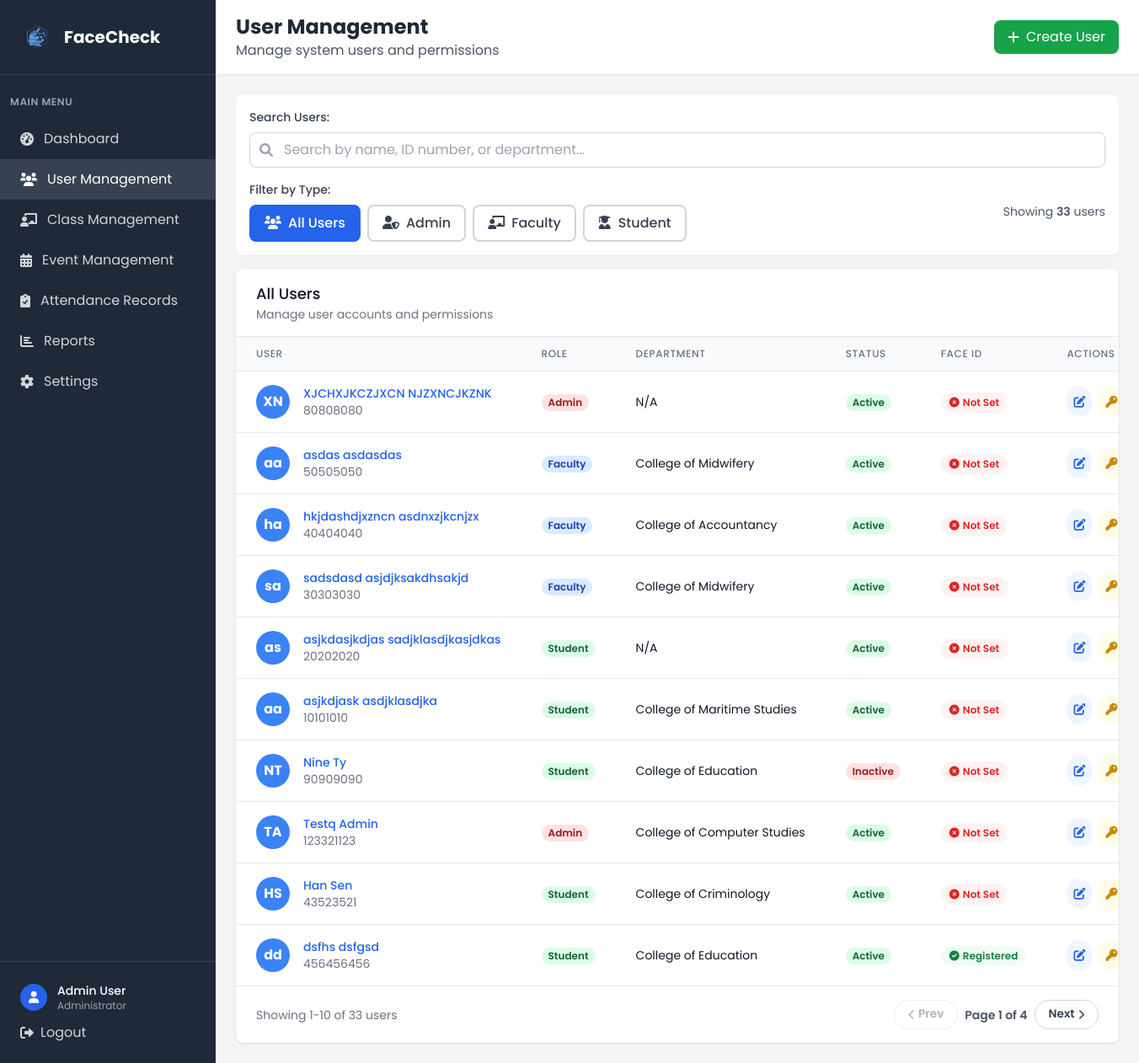
Before: /admin/users (signed in) with the older database file.
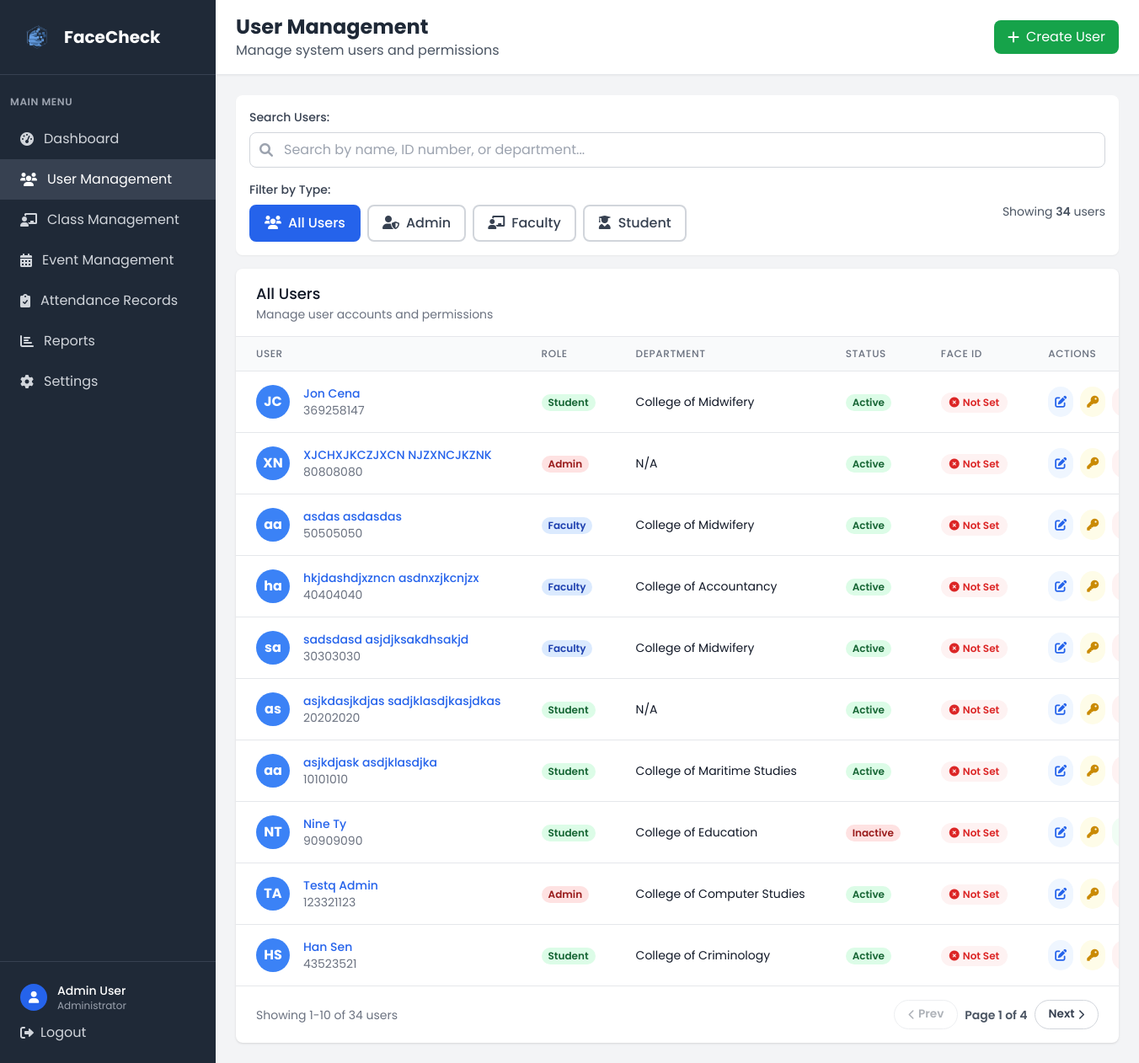
After: the same page with the newer database file.
### tables this page shows
CREATE TABLE user (
            user_id INTEGER PRIMARY KEY AUTOINCREMENT,
            idno VARCHAR(20) NOT NULL UNIQUE,
            firstname VARCHAR(50) NOT NULL,
            lastname VARCHAR(50) NOT NULL,
            role VARCHAR(10) NOT NULL CHECK (role IN ('admin', 'faculty', 'student')),
            password VARCHAR(255) NOT NULL,
            created_at DATETIME DEFAULT CURRENT_TIMESTAMP,
            is_active BOOLEAN DEFAULT 1,
            dept_id INTEGER,
            FOREIGN KEY (dept_id) REFERENCES department(dept_id)
        );

CREATE TABLE department (
            dept_id INTEGER PRIMARY KEY AUTOINCREMENT,
            dept_name VARCHAR(50) NOT NULL
        );

CREATE TABLE student (
            student_id INTEGER PRIMARY KEY AUTOINCREMENT,
            year_level VARCHAR(20) NOT NULL,
            attendance_image VARCHAR(255),
            course_id INTEGER,
            user_id INTEGER NOT NULL, profile_picture VARCHAR(255),
            FOREIGN KEY (course_id) REFERENCES course(course_id),
            FOREIGN KEY (user_id) REFERENCES user(user_id)
        );

### app.py (the view)
@app.route('/admin/users')
def admin_users():
    if 'user_id' not in session or session['role'] != 'admin':
        return redirect(url_for('login'))
    conn = get_db_connection()
    try:
        conn.execute('ALTER TABLE faculty ADD COLUMN profile_picture VARCHAR(255)')
        conn.commit()
    except:
        pass  # Column already exists
    users = conn.execute('''
        SELECT u.*,
               d.dept_name,
               s.profile_picture AS student_profile_picture,
               f.profile_picture AS faculty_profile_picture,
               COALESCE(s.profile_picture, f.profile_picture) AS profile_picture,
               s.attendance_image AS student_attendance_image,
               f.attendance_image AS faculty_attendance_image,
               CASE WHEN s.student_id IS NOT NULL THEN 'Student'
                    WHEN f.faculty_id IS NOT NULL THEN 'Faculty'
                    ELSE 'Admin' END as user_type,
               CASE
                    WHEN u.role = 'student' AND s.attendance_image IS NOT NULL THEN 1
                    WHEN u.role = 'faculty' AND f.attendance_image IS NOT NULL THEN 1
                    ELSE 0
               END AS face_registered
        FROM user u
        LEFT JOIN department d ON u.dept_id = d.dept_id
        LEFT JOIN student s ON u.user_id = s.user_id
        LEFT JOIN faculty f ON u.user_id = f.user_id
        ORDER BY u.created_at DESC
    ''').fetchall()
    departments = conn.execute('''
        SELECT dept_id, dept_name
        FROM department
        WHERE dept_id IN (
            SELECT MIN(dept_id)
            FROM department
            WHERE dept_name NOT IN ('Information Technology', 'Engineering', 'Computer Science')
            GROUP BY dept_name
        )
        ORDER BY dept_name
    ''').fetchall()
    courses = conn.execute('SELECT * FROM course ORDER BY course_name').fetchall()
    conn.close()
    return render_template('admin_users.html', users=users, departments=departments, courses=courses)

### app.py (called while the page is built)
def get_db_connection():
    try:
        conn = sqlite3.connect('facecheck.db', timeout=30.0)
        conn.row_factory = sqlite3.Row
        conn.execute('PRAGMA foreign_keys = ON')
        try:
            cur = conn.cursor()
            cur.execute("PRAGMA table_info(faculty)")
            columns = [row[1] for row in cur.fetchall()]
            if 'attendance_image' not in columns:
                cur.execute("ALTER TABLE faculty ADD COLUMN attendance_image VARCHAR(255)")
                conn.commit()
        except Exception:
            pass
        return conn
    except sqlite3.Error as e:
        print(f"Database connection error: {e}")
        raise

### templates/admin_users.html (shortened to what the changed rows need)
<!DOCTYPE html>
<html lang="en">
<head>
    <script src="https://cdn.tailwindcss.com"></script>
    <link href="https://cdnjs.cloudflare.com/ajax/libs/font-awesome/6.0.0/css/all.min.css" rel="stylesheet">
    <link rel="stylesheet" href="{{ url_for('static', filename='css/global.css') }}">
</head>
<body class="bg-gray-100 overflow-hidden h-screen">
    <div class="flex h-screen">
        <div class="w-64 bg-gray-800 text-white">
            <div class="p-6 border-b border-gray-700">
                <div class="flex items-center">
                    <h1 class="text-xl font-bold">FaceCheck</h1>
                </div>
            </div>
        </div>
        <div class="flex-1 flex flex-col overflow-hidden">
            <header class="bg-white shadow-sm border-b border-gray-200">
                <div class="px-6 py-4">
                    <div class="flex items-center justify-between">
                        <div>
                            <h2 class="text-2xl font-bold text-gray-800">User Management</h2>
                        </div>
                    </div>
                </div>
            </header>
            <main class="flex-1 overflow-y-auto p-6">
                <div class="bg-white rounded-lg shadow-sm p-4 mb-4">
                    <div class="space-y-4">
                    <div class="flex items-center justify-between flex-wrap gap-4">
                        <div class="text-sm text-gray-600">
                            Showing <span id="userCount" class="font-semibold">{{ users|length }}</span> users
                            </div>
                        </div>
                    </div>
                </div>
                <div class="bg-white rounded-lg shadow overflow-hidden">
                    <div class="overflow-x-auto">
                        <table class="min-w-full divide-y divide-gray-200">
                            <thead class="bg-gray-50">
                                <tr>
                                    <th class="px-6 py-3 text-left text-xs font-medium text-gray-500 uppercase tracking-wider">User</th>
                                    <th class="px-6 py-3 text-left text-xs font-medium text-gray-500 uppercase tracking-wider">Role</th>
                                    <th class="px-6 py-3 text-left text-xs font-medium text-gray-500 uppercase tracking-wider">Department</th>
                                    <th class="px-6 py-3 text-left text-xs font-medium text-gray-500 uppercase tracking-wider">Status</th>
                                    <th class="px-6 py-3 text-left text-xs font-medium text-gray-500 uppercase tracking-wider">Face ID</th>
                                    <th class="px-6 py-3 text-left text-xs font-medium text-gray-500 uppercase tracking-wider">Actions</th>
                                </tr>
                            </thead>
                            <tbody class="bg-white divide-y divide-gray-200" id="usersTableBody">
                                {% for user in users %}
                                <tr class="hover:bg-gray-50 user-row"
                                    data-role="{{ user.role }}"
                                    data-name="{{ (user.firstname + ' ' + user.lastname)|lower }}"
                                    data-idno="{{ user.idno|lower }}"
                                    data-department="{{ (user.dept_name or '')|lower }}">
                                    <td class="px-6 py-4 whitespace-nowrap">
                                        <button type="button" onclick="showUserProfile({{ user.user_id }})" class="flex items-center w-full text-left hover:opacity-80 transition">
                                            <div class="flex-shrink-0 h-10 w-10">
                                                {% if user.profile_picture %}
                                                <img src="{{ url_for('static', filename='profile_pictures/' + user.profile_picture) }}"
                                                     alt="{{ user.firstname }} {{ user.lastname }}"
                                                     class="h-10 w-10 rounded-full object-cover border-2 border-blue-500"
                                                     onerror="this.onerror=null; this.style.display='none'; this.nextElementSibling.style.display='flex';">
                                                <div class="h-10 w-10 rounded-full bg-blue-500 items-center justify-center text-white font-bold hidden">
                                                    {{ user.firstname[0] }}{{ user.lastname[0] }}
                                                </div>
                                                {% else %}
                                                <div class="h-10 w-10 rounded-full bg-blue-500 flex items-center justify-center text-white font-bold">
                                                    {{ user.firstname[0] }}{{ user.lastname[0] }}
                                                </div>
                                                {% endif %}
                                            </div>
                                            <div class="ml-4">
                                                <div class="text-sm font-medium text-blue-600 hover:text-blue-800">{{ user.firstname }} {{ user.lastname }}</div>
                                                <div class="text-sm text-gray-500">{{ user.idno }}</div>
                                            </div>
                                        </button>
                                    </td>
                                    <td class="px-6 py-4 whitespace-nowrap">
                                        <span class="px-2 inline-flex text-xs leading-5 font-semibold rounded-full
                                            {% if user.role == 'admin' %}bg-red-100 text-red-800
                                            {% elif user.role == 'faculty' %}bg-blue-100 text-blue-800
                                            {% else %}bg-green-100 text-green-800{% endif %}">
                                            {{ user.role.title() }}
                                        </span>
                                    </td>
                                    <td class="px-6 py-4 whitespace-nowrap text-sm text-gray-900">
                                        {{ user.dept_name or 'N/A' }}
                                    </td>
                                    <td class="px-6 py-4 whitespace-nowrap">
                                        <span class="px-2 inline-flex text-xs leading-5 font-semibold rounded-full
                                            {% if user.is_active %}bg-green-100 text-green-800{% else %}bg-red-100 text-red-800{% endif %}">
                                            {% if user.is_active %}Active{% else %}Inactive{% endif %}
                                        </span>
                                    </td>
                                    <td class="px-6 py-4 whitespace-nowrap">
                                        {% if user.face_registered %}
                                        <span class="inline-flex items-center px-2.5 py-1 rounded-full text-xs font-semibold bg-green-50 text-green-700">
                                            <i class="fas fa-check-circle mr-1"></i>
                                            Registered
                                        </span>
                                        {% else %}
                                        <span class="inline-flex items-center px-2.5 py-1 rounded-full text-xs font-semibold bg-red-50 text-red-600">
                                            <i class="fas fa-times-circle mr-1"></i>
                                            Not Set
                                        </span>
                                        {% endif %}
                                    </td>
                                    <td class="px-6 py-4 whitespace-nowrap text-sm font-medium">
                                        <div class="flex items-center space-x-2">
                                            <a href="{{ url_for('edit_user', user_id=user.user_id) }}" class="p-2 rounded-full bg-blue-50 text-blue-600 hover:bg-blue-100 transition" title="Edit User">
                                                <i class="fas fa-edit"></i>
                                            </a>
                                            <button data-user-id="{{ user.user_id }}" data-user-name="{{ user.firstname|e }} {{ user.lastname|e }}" onclick="openResetModal(this.dataset.userId, this.dataset.userName)" class="p-2 rounded-full bg-yellow-50 text-yellow-600 hover:bg-yellow-100 transition" title="Reset Password">
                                                <i class="fas fa-key"></i>
                                            </button>
                                            {% if user.is_active %}
                                            <button type="button" onclick="openDeactivateUserModal({{ user.user_id }}, '{{ user.firstname|e }} {{ user.lastname|e }}')" class="p-2 rounded-full bg-red-50 text-red-600 hover:bg-red-100 transition" title="Deactivate User">
                                            </button>
                                            {% else %}
                                            <form method="POST" action="{{ url_for('toggle_user_status', user_id=user.user_id) }}" class="inline">
                                                <button type="submit" class="p-2 rounded-full bg-green-50 text-green-600 hover:bg-green-100 transition" title="Activate User">
                                                </button>
                                            </form>
                                            {% endif %}
                                        </div>
                                    </td>
                                </tr>
                                {% endfor %}
                            </tbody>
                        </table>
                    </div>
                    <div class="px-6 py-4 border-t border-gray-200 flex flex-col md:flex-row items-center justify-between gap-4">
                        <p id="userPaginationInfo" class="text-sm text-gray-500"></p>
                        <div class="flex items-center gap-2">
                            <button type="button" id="userPrevPage" class="pagination-btn">
                            </button>
                            <span id="userPaginationPage" class="text-sm font-semibold text-gray-600"></span>
                            <button type="button" id="userNextPage" class="pagination-btn">
                            </button>
                        </div>
                    </div>
                </div>
            </main>
        </div>
    </div>
</body>
</html>

Changed rows visible on the page:
no longer on this page (row unchanged): student: firstname "d", lastname "d", firstname "dsfhs", lastname "dsfgsd", idno "456456456", role "Student", dept_name "College of Education", shows "Active", shows "Registered"
added user: firstname "J", lastname "C", firstname "Jon", lastname "Cena", idno "369258147", role "Student", dept_name "College of Midwifery", is_active "Active", shows "Not Set"
Other visible differences:
{{ users|length }}: "33" → "34"
text written by a page script: "Showing 1-10 of 33 users" → "Showing 1-10 of 34 users"
